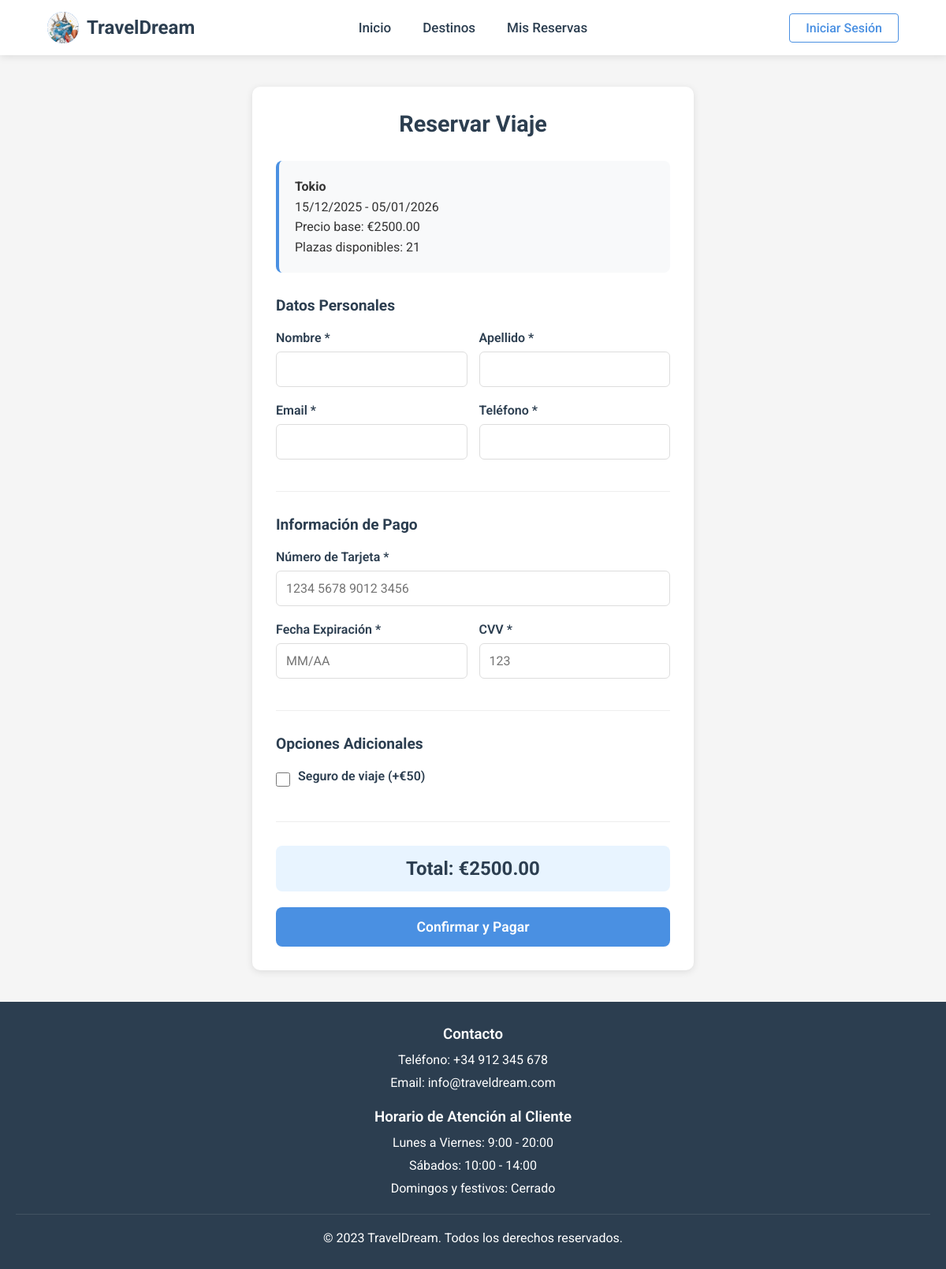
The page /reservar/1 on the database as committed earlier.
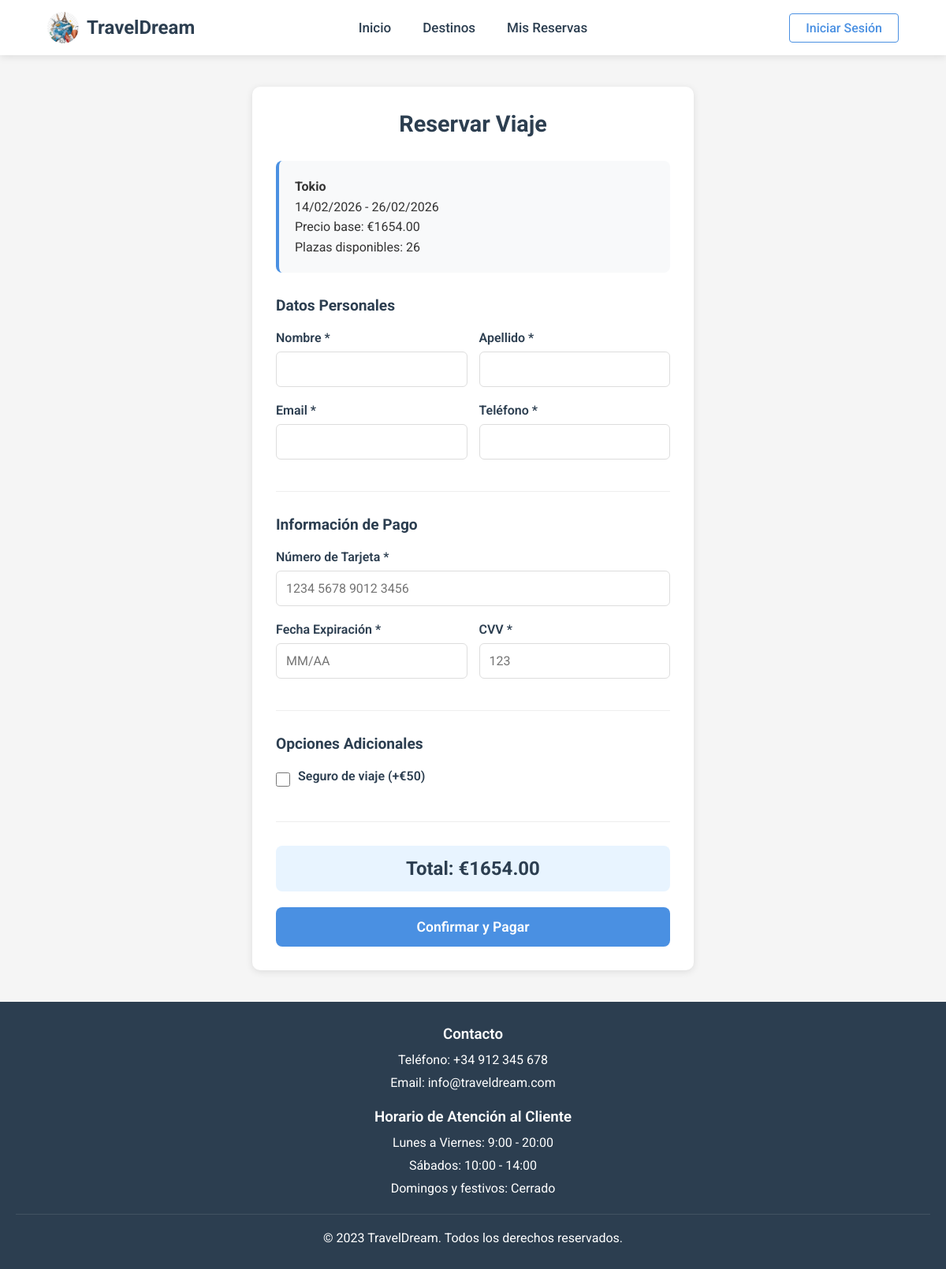
The same page on the database as committed later.
### appAgenciaDjango/models.py (models this page shows, shortened)
class Viaje(models.Model):
    viajeID = models.AutoField(primary_key=True)
    destino = models.ForeignKey(Destino, on_delete=models.CASCADE)
    precio = models.DecimalField(max_digits=10, decimal_places=2)
    fecha_salida = models.DateField()
    fecha_regreso = models.DateField()
    plazas_totales = models.IntegerField()
    def calcular_plazas_disponibles(self):
        reservas_count = Reserva.objects.filter(viajeID=self.viajeID).count()
        return self.plazas_totales - reservas_count

class Destino(models.Model):
    destinoID = models.AutoField(primary_key=True)
    nombre = models.CharField(max_length=100)
    descripcion = models.TextField()
    pais = models.CharField(max_length=100)
    moneda = models.CharField(max_length=50)

### appAgenciaDjango/views.py (the view)
# urls.py: path('reservar/<str:viaje_id>', views.formulario_reserva, name='ver_reserva'),
def formulario_reserva(request, viaje_id):
    viaje = Viaje.objects.get(viajeID=viaje_id)
    return render(request, 'reservar.html', {
        'viaje': viaje
    })

### appAgenciaDjango/templates/reservar.html (shortened to what this page needs)
{% extends 'base.html' %}
{% load static %}
{% block extra_css %}
<link rel="stylesheet" href="{% static 'css/reservar.css' %}?v=1.3">
{% endblock %}
{% block contenido %}
<div class="container">
    <div class="card">
        <h2 class="title">Reservar Viaje</h2>
        <div class="info">
            <strong>{{ viaje.destino.nombre }}</strong><br>
            {{ viaje.fecha_salida|date:"d/m/Y" }} - {{ viaje.fecha_regreso|date:"d/m/Y" }}<br>
            Precio base: €{{ viaje.precio }}<br>
            Plazas disponibles: {{ viaje.calcular_plazas_disponibles}}
        </div>
        <form method="POST" action="{% url 'confirmar_reserva' viaje.viajeID %}">
            <div class="form-section">
                <h3>Datos Personales</h3>
                <div class="form-row">
                    <div class="form-group">
                        <label>Nombre *</label>
                        <input type="text" name="nombre" required>
                    </div>
                    <div class="form-group">
                        <label>Apellido *</label>
                        <input type="text" name="apellido" required>
                    </div>
                </div>
                <div class="form-row">
                    <div class="form-group">
                        <label>Email *</label>
                        <input type="email" name="email" required>
                    </div>
                    <div class="form-group">
                        <label>Teléfono *</label>
                        <input type="tel" name="telefono" required>
                    </div>
                </div>
            </div>
            <div class="form-section">
                <h3>Información de Pago</h3>
                <div class="form-group">
                    <label>Número de Tarjeta *</label>
                    <input type="text" name="cc_numero" placeholder="1234 5678 9012 3456" required maxlength="19">
                </div>
                <div class="form-row">
                    <div class="form-group">
                        <label>Fecha Expiración *</label>
                        <input type="text" name="cc_expiracion" placeholder="MM/AA" required maxlength="5">
                    </div>
                    <div class="form-group">
                        <label>CVV *</label>
                        <input type="text" name="cc_cvv" placeholder="123" required maxlength="3">
                    </div>
                </div>
            </div>
            <div class="form-section">
                <h3>Opciones Adicionales</h3>
                <div class="form-group">
                    <div class="checkbox">
                        <input type="checkbox" name="seguro_viaje" id="seguro">
                        <label for="seguro">Seguro de viaje (+€50)</label>
                    </div>
                </div>
            </div>
            <div class="total-section">
                <div class="total">
                    Total: €<span id="total">{{ viaje.precio }}</span>
                </div>
                {% if viaje.calcular_plazas_disponibles > 0 %}
                    <button type="submit" class="btn">Confirmar y Pagar</button>
                {% else %}
                    <div class="error">No hay plazas disponibles</div>
                {% endif %}
            </div>
        </form>
    </div>
</div>
{% endblock %}

Rows that differ between the two databases and show on the page:
changed Viaje "Tokio": fecha_salida "15/12/2025" → "14/02/2026"; fecha_regreso "05/01/2026" → "26/02/2026"; precio "2500.00" → "1654.00"; calcular_plazas_disponibles "21" → "26"
